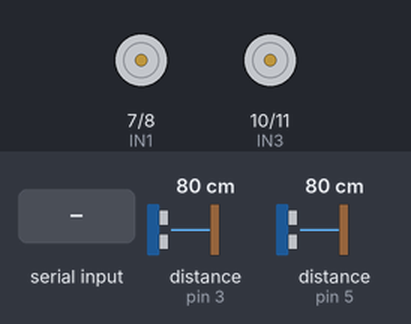
This sketch was run on a simulated Arduino Uno, built with avr-gcc and run on an emulated ATmega328P. Parts: motor-driver pin pairs drawn as motors (green arrow = first pin HIGH = forward, orange = second pin HIGH = backward, longer = more drive, scaled by the enable pin). Wiring (inferred from the names in the program): 2 × ultrasonic range finder: trigger pin 2, echo pin 3 / trigger pin 4, echo pin 5. Inputs (shaded band) come from the test bench; at power-on: distance to the obstacle (sensors on pin 3, pin 5) 80 cm. The echo pulse lasts 58.3 µs per cm; what the sketch prints to the serial monitor is not drawn.

Above: at 1.2 s.
1.3 s: "90,45\n" received over Serial
At 2.2 s:
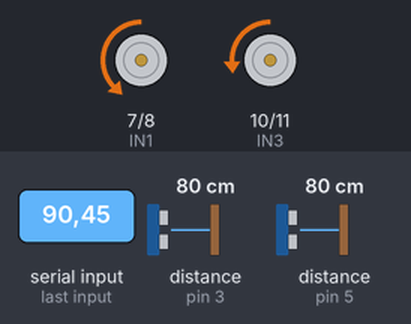
2.8 s: "30,150\n" received over Serial
At 4.1 s:
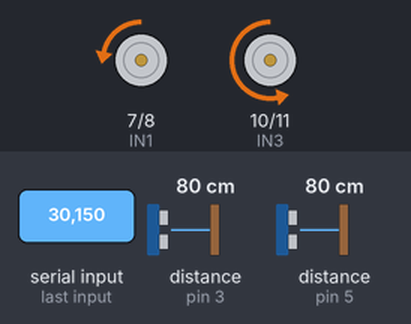
4.4 s: "1,90\n" received over Serial
At 5.1 s:
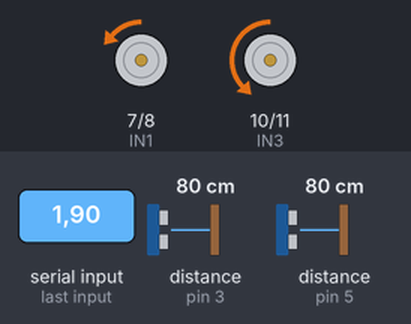
Timing chart, 0 to 7.4 s (numbered marks = the images above; inputs shaded):
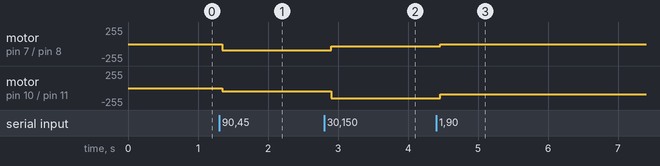

Measured:
- after the input at 1.3 s, motor on pin 7 (IN1) / pin 8 (IN2): stopped → backward 90/255 after 0.05 s; motor on pin 10 (IN3) / pin 11 (IN4): stopped → backward 45/255 after 0.05 s
- after the input at 2.8 s, motor on pin 7 (IN1) / pin 8 (IN2): backward 90/255 → backward 30/255 after 0.10 s; motor on pin 10 (IN3) / pin 11 (IN4): backward 45/255 → backward 150/255 after 0.10 s
- after the input at 4.4 s, motor on pin 7 (IN1) / pin 8 (IN2): backward 30/255 → backward 1/255 after 0.06 s; motor on pin 10 (IN3) / pin 11 (IN4): backward 150/255 → backward 90/255 after 0.06 s

The sketch:

sketch_may12b.ino
```cpp
// // Pin Definitions
// const int enA = 9;  // PWM pin for speed control
// const int in1 = 8;  // Direction pin 1
// const int in2 = 7;  // Direction pin 2

// void setup() {
//   // Set all motor control pins to outputs
//   pinMode(enA, OUTPUT);
//   pinMode(in1, OUTPUT);
//   pinMode(in2, OUTPUT);

//   // Set initial direction to FORWARD
//   digitalWrite(in1, HIGH);
//   digitalWrite(in2, LOW);
// }

// void loop() {
//   // Accelerate from 0 to maximum speed (255)
//   for (int i = 0; i <= 255; i++) {
//     analogWrite(enA, i);
//     delay(20); // Adjust delay to change acceleration speed
//   }

//   delay(500); // Hold max speed for 1 second

//   // Decelerate from maximum speed to 0
//   for (int i = 255; i >= 0; i--) {
//     analogWrite(enA, i);
//     delay(20);
//   }

//   delay(500); // Stay off for 1 second
// }


// //////////////////////with motor controllers and ultrasonic sensors

// Pin Definitions
const int trigPin1 = 2;
const int echoPin1 = 3;
const int trigPin2 = 4;
const int echoPin2 = 5;

// ================= L298N MOTOR PINS (ADDED) =================
const int ENA = 6;   // PWM Motor A speed
const int IN1 = 7;
const int IN2 = 8;

const int ENB = 9;   // PWM Motor B speed
const int IN3 = 10;
const int IN4 = 11;

// ============================================================

void setup() {
  // Initialize Serial at 9600 baud for VISA communication
  Serial.begin(9600);

  pinMode(trigPin1, OUTPUT);
  pinMode(echoPin1, INPUT);

  pinMode(trigPin2, OUTPUT);
  pinMode(echoPin2, INPUT);

  // ================= MOTOR SETUP (ADDED) =================
  pinMode(ENA, OUTPUT);
  pinMode(IN1, OUTPUT);
  pinMode(IN2, OUTPUT);

  pinMode(ENB, OUTPUT);
  pinMode(IN3, OUTPUT);
  pinMode(IN4, OUTPUT);
  // =======================================================
}

void loop() {

  // 1. Get Distance from Sensor 1
  float dist1 = getDistance(trigPin1, echoPin1);

  // 2. Get Distance from Sensor 2
  float dist2 = getDistance(trigPin2, echoPin2);

  // 3. Send the data as a comma-separated string
  Serial.print(dist1);
  Serial.print(",");
  Serial.println(dist2);

  // ================= MOTOR CONTROL FROM LABVIEW (ADDED) =================
  if (Serial.available() > 0) {

    String input = Serial.readStringUntil('\n'); // read full line

    int commaIndex = input.indexOf(',');

    if (commaIndex > 0) {

      int pwm1 = input.substring(0, commaIndex).toInt();
      int pwm2 = input.substring(commaIndex + 1).toInt();

      // Motor A direction forward
      digitalWrite(IN1, LOW);
      digitalWrite(IN2, HIGH);

        //  Apply PWM speed
      analogWrite(ENA, pwm1);

      // Motor B direction forward
      digitalWrite(IN3, LOW);
      digitalWrite(IN4, HIGH);

      // Apply PWM speed
      analogWrite(ENB, pwm2);
    }
  }
  // =====================================================================

  delay(100);
}

// Function to calculate distance in cm
float getDistance(int trig, int echo) {
  digitalWrite(trig, LOW);
  delayMicroseconds(2);

  digitalWrite(trig, HIGH);
  delayMicroseconds(10);

  digitalWrite(trig, LOW);

  long duration = pulseIn(echo, HIGH);

  float distance = duration * 0.034 / 2.0;

  if (distance > 400 || distance <= 0)
    return 0.00;

  return distance;
}
```
